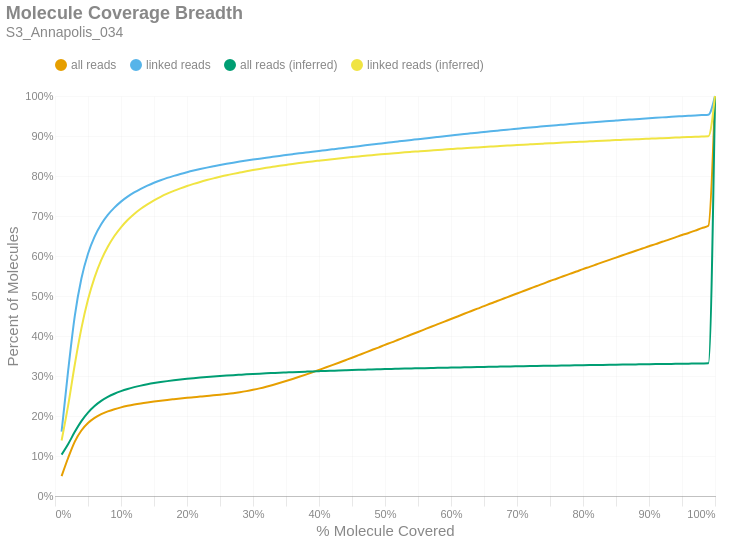

This figure's notebook cell:
### Markdown cell above
### Molecule Read Coverage
This chart shows molecule coverage breadth as computed by the number of bases aligned to that molecule. In other words, "*how much of each unique long molecule is actually sequenced/aligned?*" Keep in mind there is a distinction between sequences and alignments, since some sequences belonging to a particular molecule may not align well and wouldn't appear in the alignment data. This chart also shows molecule coverage breadth as computed by the *inferred fragment* from which the aligned sequences originate. Unlike read coverage, this calculation takes into account the total insert size, including unsequenced gaps between the forward and reverse reads. Like the previous figures, these are cumulative percents.

### Code cell
if SKIPLR:
    print_html(f"Skipped")
else:
    binned_df = consolidated_hist(valids['coverage_bp'], mask, 0.01, True)
    binned_df_inf = consolidated_hist(valids['coverage_inserts'], mask, 0.01, True)
    binned_df = binned_df.with_columns(pl.lit(binned_df_inf['all reads (cumsum)']).alias('all reads (inferred)'))
    binned_df = binned_df.with_columns(pl.lit(binned_df_inf['linked reads (cumsum)']).alias('linked reads (inferred)'))
    binned_df = binned_df.with_columns(
        (pl.col('bin').cast(pl.Float64) + 0.01).alias('right_edge')
    )

    with SafeRender(binned_df):
        (
            density_plot(binned_df, 'Molecule Coverage Breadth', samplename, 'molcov', ['all reads (inferred)','linked reads (inferred)'])
            .encode(
                #x=alt.X('bin:Q', title="% Molecule Covered").axis(format = '%').scale(padding=0),
                x=alt.X('right_edge:Q', title="% Molecule Covered").axis(format='%').scale(padding=0),
                y=alt.Y('value:Q', title='Percent of Molecules')
                    .axis(format='%')
                    .stack(False)
                    .scale(domainMin=0, padding=0),
                color=alt.Color("key:N").scale(domain = ["all reads", "linked reads", "all reads (inferred)", "linked reads (inferred)"]),
                tooltip = [
                    alt.Tooltip("key:N", title = "Data Type"),
                    alt.Tooltip("range_label:N", title="% Molecule Covered"),
                    alt.Tooltip("value:Q", format = ".2%", title="% Molecules")
                ]
            )
        ).display()

### Figure 1 — Vega-Lite specification as saved in the notebook (floating-point values rounded to 4 significant figures)
{"width": "container", "height": 400, "config": {"title": {"anchor": "start", "dy": -15, "fontSize": 18, "color": "#888888", "subtitleColor": "#888888", "subtitleFontSize": 14}, "arc": {"fill": "#0072B2"}, "axis": {"domainColor": "#888888", "domainWidth": 0.5, "gridWidth": 0.2, "grid": false, "titleFontWeight": 400, "titleFontSize": 15, "labelFontSize": 11, "labelColor": "#888888", "tickColor": "#888888", "tickWidth": 0.2, "titleColor": "#888888"}, "axisBand": {"grid": false}, "axisX": {"grid": true, "tickSize": 10, "domainCap": "round"}, "axisY": {"domain": false, "grid": true, "tickSize": 0, "domainCap": "round"}, "background": "transparent", "header": {"labelFontSize": 15, "labelColor": "#888888", "titleFontSize": 15, "titleFontWeight": 600, "titleColor": "#888888"}, "legend": {"labelFont": "sans-serif", "labelFontSize": 12, "labelColor": "#888888", "symbolSize": 100, "symbolType": "circle", "titleFontSize": 12, "titlePadding": 10, "titleColor": "#888888", "title": null, "orient": "top"}, "range": {"category": ["#E69F00", "#56B4E9", "#009E73", "#F0E442", "#0072B2", "#D55E00", "#CC79A7", "#000000"], "diverging": ["#cfe8f3", "#a2d4ec", "#73bfe2", "#46abdb", "#1696d2", "#12719e"]}, "area": {"fill": "#0072B2", "fillOpacity": 0.7, "line": true, "strokeOpacity": 0.7}, "line": {"color": "#0072B2", "stroke": "#0072B2", "strokeWidth": 2}, "trail": {"color": "#0072B2", "stroke": "#0072B2", "strokeWidth": 0, "size": 1}, "point": {"filled": true, "fillOpacity": 1.0, "size": 95}, "text": {"color": "#888888", "fontSize": 11, "align": "right", "fontWeight": 400, "size": 11}, "bar": {"fill": "#0072B2", "stroke": null}, "view": {"stroke": null, "continuousWidth": 660, "continuousHeight": 400}}, "data": {"name": "data-309068487743921d4b75e8f0b23bc101"}, "mark": {"type": "line", "interpolate": "monotone", "point": {"opacity": 0, "size": 275}}, "encoding": {"color": {"field": "key", "scale": {"domain": ["all reads", "linked reads", "all reads (inferred)", "linked reads (inferred)"]}, "type": "nominal"}, "tooltip": [{"field": "key", "title": "Data Type", "type": "nominal"}, {"field": "range_label", "title": "% Molecule Covered", "type": "nominal"}, {"field": "value", "format": ".2%", "title": "% Molecules", "type": "quantitative"}], "x": {"axis": {"format": "%"}, "field": "right_edge", "scale": {"padding": 0}, "title": "% Molecule Covered", "type": "quantitative"}, "y": {"axis": {"format": "%"}, "field": "value", "scale": {"domainMin": 0, "padding": 0}, "stack": false, "title": "Percent of Molecules", "type": "quantitative"}}, "params": [{"name": "param_c36ac31b6afebe62", "select": {"type": "point", "fields": ["key"]}, "bind": "legend"}], "title": {"text": "Molecule Coverage Breadth", "subtitle": "S3_Annapolis_034"}, "transform": [{"fold": ["all reads (cumsum)", "linked reads (cumsum)", "all reads (inferred)", "linked reads (inferred)"]}, {"calculate": "replace(datum.key, ' (cumsum)', '')", "as": "key"}, {"filter": {"param": "param_c36ac31b6afebe62"}}], "usermeta": {"embedOptions": {"downloadFileName": "S3_Annapolis_034.molcov"}}, "$schema": "https://vega.github.io/schema/vega-lite/v6.1.0.json", "datasets": {"data-309068487743921d4b75e8f0b23bc101": [{"bin": "0.0", "interval": "0.0-0.01", "all reads": 0.04961, "linked reads": 0.1609, "all reads (cumsum)": 0.04961, "linked reads (cumsum)": 0.1609, "range_label": "0.0-0.01", "all reads (inferred)": 0.1035, "linked reads (inferred)": 0.1388, "right_edge": 0.01}, {"bin": "0.01", "interval": "0.01-0.02", "all reads": 0.046, "linked reads": 0.1537, "all reads (cumsum)": 0.09561, "linked reads (cumsum)": 0.3147, "range_label": "0.01-0.02", "all reads (inferred)": 0.1301, "linked reads (inferred)": 0.2272, "right_edge": 0.02}, {"bin": "0.02", "interval": "0.02-0.03", "all reads": 0.04047, "linked reads": 0.1359, "all reads (cumsum)": 0.1361, "linked reads (cumsum)": 0.4506, "range_label": "0.02-0.03", "all reads (inferred)": 0.1604, "linked reads (inferred)": 0.3288, "right_edge": 0.03}, {"bin": "0.03", "interval": "0.03-0.04", "all reads": 0.02772, "linked reads": 0.09304, "all reads (cumsum)": 0.1638, "linked reads (cumsum)": 0.5436, "range_label": "0.03-0.04", "all reads (inferred)": 0.1871, "linked reads (inferred)": 0.419, "right_edge": 0.04}, {"bin": "0.04", "interval": "0.04-0.05", "all reads": 0.01854, "linked reads": 0.06207, "all reads (cumsum)": 0.1823, "linked reads (cumsum)": 0.6057, "range_label": "0.04-0.05", "all reads (inferred)": 0.2085, "linked reads (inferred)": 0.4911, "right_edge": 0.05}, {"bin": "0.05", "interval": "0.05-0.06", "all reads": 0.01284, "linked reads": 0.04285, "all reads (cumsum)": 0.1952, "linked reads (cumsum)": 0.6485, "range_label": "0.05-0.06", "all reads (inferred)": 0.225, "linked reads (inferred)": 0.5466, "right_edge": 0.06}, {"bin": "0.06", "interval": "0.06-0.07", "all reads": 0.009254, "linked reads": 0.03078, "all reads (cumsum)": 0.2044, "linked reads (cumsum)": 0.6793, "range_label": "0.06-0.07", "all reads (inferred)": 0.2378, "linked reads (inferred)": 0.5897, "right_edge": 0.07}, {"bin": "0.07", "interval": "0.07-0.08", "all reads": 0.007003, "linked reads": 0.02324, "all reads (cumsum)": 0.2114, "linked reads (cumsum)": 0.7026, "range_label": "0.07-0.08", "all reads (inferred)": 0.2477, "linked reads (inferred)": 0.623, "right_edge": 0.08}, {"bin": "0.08", "interval": "0.08-0.09", "all reads": 0.005528, "linked reads": 0.01829, "all reads (cumsum)": 0.217, "linked reads (cumsum)": 0.7208, "range_label": "0.08-0.09", "all reads (inferred)": 0.2557, "linked reads (inferred)": 0.65, "right_edge": 0.09}, {"bin": "0.09", "interval": "0.09-0.1", "all reads": 0.004589, "linked reads": 0.01506, "all reads (cumsum)": 0.2216, "linked reads (cumsum)": 0.7359, "range_label": "0.09-0.1", "all reads (inferred)": 0.2622, "linked reads (inferred)": 0.6718, "right_edge": 0.1}, {"bin": "0.1", "interval": "0.1-0.11", "all reads": 0.003808, "linked reads": 0.01245, "all reads (cumsum)": 0.2254, "linked reads (cumsum)": 0.7483, "range_label": "0.1-0.11", "all reads (inferred)": 0.2676, "linked reads (inferred)": 0.69, "right_edge": 0.11}, {"bin": "0.11", "interval": "0.11-0.12", "all reads": 0.003239, "linked reads": 0.01056, "all reads (cumsum)": 0.2286, "linked reads (cumsum)": 0.7589, "range_label": "0.11-0.12", "all reads (inferred)": 0.2721, "linked reads (inferred)": 0.7052, "right_edge": 0.12}, {"bin": "0.12", "interval": "0.12-0.13", "all reads": 0.002787, "linked reads": 0.009011, "all reads (cumsum)": 0.2314, "linked reads (cumsum)": 0.7679, "range_label": "0.12-0.13", "all reads (inferred)": 0.276, "linked reads (inferred)": 0.7182, "right_edge": 0.13}, {"bin": "0.13", "interval": "0.13-0.14", "all reads": 0.00247, "linked reads": 0.007937, "all reads (cumsum)": 0.2339, "linked reads (cumsum)": 0.7759, "range_label": "0.13-0.14", "all reads (inferred)": 0.2793, "linked reads (inferred)": 0.7292, "right_edge": 0.14}, {"bin": "0.14", "interval": "0.14-0.15", "all reads": 0.002286, "linked reads": 0.007187, "all reads (cumsum)": 0.2362, "linked reads (cumsum)": 0.783, "range_label": "0.14-0.15", "all reads (inferred)": 0.2822, "linked reads (inferred)": 0.7392, "right_edge": 0.15}, {"bin": "0.15", "interval": "0.15-0.16", "all reads": 0.002074, "linked reads": 0.006416, "all reads (cumsum)": 0.2382, "linked reads (cumsum)": 0.7895, "range_label": "0.15-0.16", "all reads (inferred)": 0.2849, "linked reads (inferred)": 0.748, "right_edge": 0.16}, {"bin": "0.16", "interval": "0.16-0.17", "all reads": 0.001929, "linked reads": 0.005748, "all reads (cumsum)": 0.2402, "linked reads (cumsum)": 0.7952, "range_label": "0.16-0.17", "all reads (inferred)": 0.2872, "linked reads (inferred)": 0.7557, "right_edge": 0.17}, {"bin": "0.17", "interval": "0.17-0.18", "all reads": 0.00179, "linked reads": 0.005162, "all reads (cumsum)": 0.2419, "linked reads (cumsum)": 0.8004, "range_label": "0.17-0.18", "all reads (inferred)": 0.2893, "linked reads (inferred)": 0.7627, "right_edge": 0.18}, {"bin": "0.18", "interval": "0.18-0.19", "all reads": 0.001745, "linked reads": 0.004804, "all reads (cumsum)": 0.2437, "linked reads (cumsum)": 0.8052, "range_label": "0.18-0.19", "all reads (inferred)": 0.2912, "linked reads (inferred)": 0.7691, "right_edge": 0.19}, {"bin": "0.19", "interval": "0.19-0.2", "all reads": 0.001671, "linked reads": 0.004366, "all reads (cumsum)": 0.2454, "linked reads (cumsum)": 0.8095, "range_label": "0.19-0.2", "all reads (inferred)": 0.293, "linked reads (inferred)": 0.775, "right_edge": 0.2}, {"bin": "0.2", "interval": "0.2-0.21", "all reads": 0.001606, "linked reads": 0.004042, "all reads (cumsum)": 0.247, "linked reads (cumsum)": 0.8136, "range_label": "0.2-0.21", "all reads (inferred)": 0.2946, "linked reads (inferred)": 0.7803, "right_edge": 0.21}, {"bin": "0.21", "interval": "0.21-0.22", "all reads": 0.001609, "linked reads": 0.003751, "all reads (cumsum)": 0.2486, "linked reads (cumsum)": 0.8173, "range_label": "0.21-0.22", "all reads (inferred)": 0.296, "linked reads (inferred)": 0.7852, "right_edge": 0.22}, {"bin": "0.22", "interval": "0.22-0.23", "all reads": 0.001606, "linked reads": 0.00358, "all reads (cumsum)": 0.2502, "linked reads (cumsum)": 0.8209, "range_label": "0.22-0.23", "all reads (inferred)": 0.2974, "linked reads (inferred)": 0.7898, "right_edge": 0.23}, {"bin": "0.23", "interval": "0.23-0.24", "all reads": 0.00159, "linked reads": 0.003295, "all reads (cumsum)": 0.2518, "linked reads (cumsum)": 0.8242, "range_label": "0.23-0.24", "all reads (inferred)": 0.2987, "linked reads (inferred)": 0.7941, "right_edge": 0.24}, {"bin": "0.24", "interval": "0.24-0.25", "all reads": 0.001641, "linked reads": 0.003198, "all reads (cumsum)": 0.2534, "linked reads (cumsum)": 0.8274, "range_label": "0.24-0.25", "all reads (inferred)": 0.2999, "linked reads (inferred)": 0.7981, "right_edge": 0.25}, {"bin": "0.25", "interval": "0.25-0.26", "all reads": 0.001676, "linked reads": 0.002986, "all reads (cumsum)": 0.2551, "linked reads (cumsum)": 0.8304, "range_label": "0.25-0.26", "all reads (inferred)": 0.3011, "linked reads (inferred)": 0.8019, "right_edge": 0.26}, {"bin": "0.26", "interval": "0.26-0.27", "all reads": 0.001926, "linked reads": 0.002847, "all reads (cumsum)": 0.257, "linked reads (cumsum)": 0.8332, "range_label": "0.26-0.27", "all reads (inferred)": 0.3021, "linked reads (inferred)": 0.8053, "right_edge": 0.27}, {"bin": "0.27", "interval": "0.27-0.28", "all reads": 0.002361, "linked reads": 0.00274, "all reads (cumsum)": 0.2594, "linked reads (cumsum)": 0.836, "range_label": "0.27-0.28", "all reads (inferred)": 0.3031, "linked reads (inferred)": 0.8086, "right_edge": 0.28}, {"bin": "0.28", "interval": "0.28-0.29", "all reads": 0.002795, "linked reads": 0.002547, "all reads (cumsum)": 0.2622, "linked reads (cumsum)": 0.8385, "range_label": "0.28-0.29", "all reads (inferred)": 0.3041, "linked reads (inferred)": 0.8119, "right_edge": 0.29}, {"bin": "0.29", "interval": "0.29-0.3", "all reads": 0.003245, "linked reads": 0.002441, "all reads (cumsum)": 0.2654, "linked reads (cumsum)": 0.841, "range_label": "0.29-0.3", "all reads (inferred)": 0.305, "linked reads (inferred)": 0.8148, "right_edge": 0.3}, {"bin": "0.3", "interval": "0.3-0.31", "all reads": 0.003672, "linked reads": 0.002381, "all reads (cumsum)": 0.2691, "linked reads (cumsum)": 0.8434, "range_label": "0.3-0.31", "all reads (inferred)": 0.3058, "linked reads (inferred)": 0.8177, "right_edge": 0.31}, {"bin": "0.31", "interval": "0.31-0.32", "all reads": 0.004125, "linked reads": 0.002325, "all reads (cumsum)": 0.2732, "linked reads (cumsum)": 0.8457, "range_label": "0.31-0.32", "all reads (inferred)": 0.3066, "linked reads (inferred)": 0.8204, "right_edge": 0.32}, {"bin": "0.32", "interval": "0.32-0.33", "all reads": 0.004502, "linked reads": 0.002287, "all reads (cumsum)": 0.2777, "linked reads (cumsum)": 0.848, "range_label": "0.32-0.33", "all reads (inferred)": 0.3074, "linked reads (inferred)": 0.8229, "right_edge": 0.33}, {"bin": "0.33", "interval": "0.33-0.34", "all reads": 0.004729, "linked reads": 0.002298, "all reads (cumsum)": 0.2824, "linked reads (cumsum)": 0.8503, "range_label": "0.33-0.34", "all reads (inferred)": 0.3082, "linked reads (inferred)": 0.8255, "right_edge": 0.34}, {"bin": "0.34", "interval": "0.34-0.35", "all reads": 0.00494, "linked reads": 0.002123, "all reads (cumsum)": 0.2874, "linked reads (cumsum)": 0.8524, "range_label": "0.34-0.35", "all reads (inferred)": 0.3089, "linked reads (inferred)": 0.8278, "right_edge": 0.35}, {"bin": "0.35", "interval": "0.35-0.36", "all reads": 0.005234, "linked reads": 0.00212, "all reads (cumsum)": 0.2926, "linked reads (cumsum)": 0.8545, "range_label": "0.35-0.36", "all reads (inferred)": 0.3096, "linked reads (inferred)": 0.8301, "right_edge": 0.36}, {"bin": "0.36", "interval": "0.36-0.37", "all reads": 0.005405, "linked reads": 0.002096, "all reads (cumsum)": 0.298, "linked reads (cumsum)": 0.8566, "range_label": "0.36-0.37", "all reads (inferred)": 0.3103, "linked reads (inferred)": 0.8323, "right_edge": 0.37}, {"bin": "0.37", "interval": "0.37-0.38", "all reads": 0.005532, "linked reads": 0.002034, "all reads (cumsum)": 0.3036, "linked reads (cumsum)": 0.8586, "range_label": "0.37-0.38", "all reads (inferred)": 0.3109, "linked reads (inferred)": 0.8344, "right_edge": 0.38}, {"bin": "0.38", "interval": "0.38-0.39", "all reads": 0.005723, "linked reads": 0.002078, "all reads (cumsum)": 0.3093, "linked reads (cumsum)": 0.8607, "range_label": "0.38-0.39", "all reads (inferred)": 0.3115, "linked reads (inferred)": 0.8365, "right_edge": 0.39}, {"bin": "0.39", "interval": "0.39-0.4", "all reads": 0.005949, "linked reads": 0.001994, "all reads (cumsum)": 0.3152, "linked reads (cumsum)": 0.8627, "range_label": "0.39-0.4", "all reads (inferred)": 0.3121, "linked reads (inferred)": 0.8384, "right_edge": 0.4}, {"bin": "0.4", "interval": "0.4-0.41", "all reads": 0.005863, "linked reads": 0.001912, "all reads (cumsum)": 0.3211, "linked reads (cumsum)": 0.8646, "range_label": "0.4-0.41", "all reads (inferred)": 0.3127, "linked reads (inferred)": 0.8403, "right_edge": 0.41}, {"bin": "0.41", "interval": "0.41-0.42", "all reads": 0.006037, "linked reads": 0.001991, "all reads (cumsum)": 0.3271, "linked reads (cumsum)": 0.8666, "range_label": "0.41-0.42", "all reads (inferred)": 0.3133, "linked reads (inferred)": 0.8421, "right_edge": 0.42}, {"bin": "0.42", "interval": "0.42-0.43", "all reads": 0.006149, "linked reads": 0.002006, "all reads (cumsum)": 0.3333, "linked reads (cumsum)": 0.8686, "range_label": "0.42-0.43", "all reads (inferred)": 0.3138, "linked reads (inferred)": 0.8439, "right_edge": 0.43}, {"bin": "0.43", "interval": "0.43-0.44", "all reads": 0.006237, "linked reads": 0.002102, "all reads (cumsum)": 0.3395, "linked reads (cumsum)": 0.8707, "range_label": "0.43-0.44", "all reads (inferred)": 0.3143, "linked reads (inferred)": 0.8456, "right_edge": 0.44}, {"bin": "0.44", "interval": "0.44-0.45", "all reads": 0.006243, "linked reads": 0.001941, "all reads (cumsum)": 0.3458, "linked reads (cumsum)": 0.8727, "range_label": "0.44-0.45", "all reads (inferred)": 0.3148, "linked reads (inferred)": 0.8473, "right_edge": 0.45}, {"bin": "0.45", "interval": "0.45-0.46", "all reads": 0.006357, "linked reads": 0.001949, "all reads (cumsum)": 0.3521, "linked reads (cumsum)": 0.8746, "range_label": "0.45-0.46", "all reads (inferred)": 0.3153, "linked reads (inferred)": 0.8489, "right_edge": 0.46}, {"bin": "0.46", "interval": "0.46-0.47", "all reads": 0.006363, "linked reads": 0.002096, "all reads (cumsum)": 0.3585, "linked reads (cumsum)": 0.8767, "range_label": "0.46-0.47", "all reads (inferred)": 0.3158, "linked reads (inferred)": 0.8505, "right_edge": 0.47}, {"bin": "0.47", "interval": "0.47-0.48", "all reads": 0.00641, "linked reads": 0.001947, "all reads (cumsum)": 0.3649, "linked reads (cumsum)": 0.8787, "range_label": "0.47-0.48", "all reads (inferred)": 0.3163, "linked reads (inferred)": 0.8521, "right_edge": 0.48}, {"bin": "0.48", "interval": "0.48-0.49", "all reads": 0.006177, "linked reads": 0.001941, "all reads (cumsum)": 0.3711, "linked reads (cumsum)": 0.8806, "range_label": "0.48-0.49", "all reads (inferred)": 0.3168, "linked reads (inferred)": 0.8535, "right_edge": 0.49}, {"bin": "0.49", "interval": "0.49-0.5", "all reads": 0.006916, "linked reads": 0.002043, "all reads (cumsum)": 0.378, "linked reads (cumsum)": 0.8826, "range_label": "0.49-0.5", "all reads (inferred)": 0.3172, "linked reads (inferred)": 0.855, "right_edge": 0.5}, {"bin": "0.5", "interval": "0.5-0.51", "all reads": 0.005942, "linked reads": 0.001872, "all reads (cumsum)": 0.3839, "linked reads (cumsum)": 0.8845, "range_label": "0.5-0.51", "all reads (inferred)": 0.3176, "linked reads (inferred)": 0.8564, "right_edge": 0.51}, {"bin": "0.51", "interval": "0.51-0.52", "all reads": 0.0067, "linked reads": 0.001947, "all reads (cumsum)": 0.3906, "linked reads (cumsum)": 0.8865, "range_label": "0.51-0.52", "all reads (inferred)": 0.3181, "linked reads (inferred)": 0.8578, "right_edge": 0.52}, {"bin": "0.52", "interval": "0.52-0.53", "all reads": 0.00645, "linked reads": 0.001919, "all reads (cumsum)": 0.3971, "linked reads (cumsum)": 0.8884, "range_label": "0.52-0.53", "all reads (inferred)": 0.3185, "linked reads (inferred)": 0.8591, "right_edge": 0.53}, {"bin": "0.53", "interval": "0.53-0.54", "all reads": 0.006583, "linked reads": 0.001855, "all reads (cumsum)": 0.4037, "linked reads (cumsum)": 0.8902, "range_label": "0.53-0.54", "all reads (inferred)": 0.3189, "linked reads (inferred)": 0.8603, "right_edge": 0.54}, {"bin": "0.54", "interval": "0.54-0.55", "all reads": 0.006345, "linked reads": 0.001823, "all reads (cumsum)": 0.41, "linked reads (cumsum)": 0.8921, "range_label": "0.54-0.55", "all reads (inferred)": 0.3192, "linked reads (inferred)": 0.8615, "right_edge": 0.55}, {"bin": "0.55", "interval": "0.55-0.56", "all reads": 0.006578, "linked reads": 0.001898, "all reads (cumsum)": 0.4166, "linked reads (cumsum)": 0.8939, "range_label": "0.55-0.56", "all reads (inferred)": 0.3196, "linked reads (inferred)": 0.8628, "right_edge": 0.56}, {"bin": "0.56", "interval": "0.56-0.57", "all reads": 0.006557, "linked reads": 0.001907, "all reads (cumsum)": 0.4231, "linked reads (cumsum)": 0.8959, "range_label": "0.56-0.57", "all reads (inferred)": 0.32, "linked reads (inferred)": 0.864, "right_edge": 0.57}, {"bin": "0.57", "interval": "0.57-0.58", "all reads": 0.006442, "linked reads": 0.001825, "all reads (cumsum)": 0.4296, "linked reads (cumsum)": 0.8977, "range_label": "0.57-0.58", "all reads (inferred)": 0.3204, "linked reads (inferred)": 0.8652, "right_edge": 0.58}, {"bin": "0.58", "interval": "0.58-0.59", "all reads": 0.006451, "linked reads": 0.001799, "all reads (cumsum)": 0.436, "linked reads (cumsum)": 0.8995, "range_label": "0.58-0.59", "all reads (inferred)": 0.3207, "linked reads (inferred)": 0.8663, "right_edge": 0.59}, {"bin": "0.59", "interval": "0.59-0.6", "all reads": 0.006574, "linked reads": 0.0018, "all reads (cumsum)": 0.4426, "linked reads (cumsum)": 0.9013, "range_label": "0.59-0.6", "all reads (inferred)": 0.3211, "linked reads (inferred)": 0.8674, "right_edge": 0.6}, {"bin": "0.6", "interval": "0.6-0.61", "all reads": 0.006278, "linked reads": 0.001759, "all reads (cumsum)": 0.4489, "linked reads (cumsum)": 0.903, "range_label": "0.6-0.61", "all reads (inferred)": 0.3214, "linked reads (inferred)": 0.8685, "right_edge": 0.61}, {"bin": "0.61", "interval": "0.61-0.62", "all reads": 0.006614, "linked reads": 0.001772, "all reads (cumsum)": 0.4555, "linked reads (cumsum)": 0.9048, "range_label": "0.61-0.62", "all reads (inferred)": 0.3217, "linked reads (inferred)": 0.8695, "right_edge": 0.62}, {"bin": "0.62", "interval": "0.62-0.63", "all reads": 0.006414, "linked reads": 0.001797, "all reads (cumsum)": 0.4619, "linked reads (cumsum)": 0.9066, "range_label": "0.62-0.63", "all reads (inferred)": 0.3221, "linked reads (inferred)": 0.8706, "right_edge": 0.63}, {"bin": "0.63", "interval": "0.63-0.64", "all reads": 0.00643, "linked reads": 0.001769, "all reads (cumsum)": 0.4683, "linked reads (cumsum)": 0.9084, "range_label": "0.63-0.64", "all reads (inferred)": 0.3224, "linked reads (inferred)": 0.8716, "right_edge": 0.64}, {"bin": "0.64", "interval": "0.64-0.65", "all reads": 0.006292, "linked reads": 0.001693, "all reads (cumsum)": 0.4746, "linked reads (cumsum)": 0.9101, "range_label": "0.64-0.65", "all reads (inferred)": 0.3227, "linked reads (inferred)": 0.8725, "right_edge": 0.65}, {"bin": "0.65", "interval": "0.65-0.66", "all reads": 0.006634, "linked reads": 0.001726, "all reads (cumsum)": 0.4813, "linked reads (cumsum)": 0.9118, "range_label": "0.65-0.66", "all reads (inferred)": 0.323, "linked reads (inferred)": 0.8735, "right_edge": 0.66}, {"bin": "0.66", "interval": "0.66-0.67", "all reads": 0.006225, "linked reads": 0.001612, "all reads (cumsum)": 0.4875, "linked reads (cumsum)": 0.9134, "range_label": "0.66-0.67", "all reads (inferred)": 0.3233, "linked reads (inferred)": 0.8745, "right_edge": 0.67}, {"bin": "0.67", "interval": "0.67-0.68", "all reads": 0.006311, "linked reads": 0.001565, "all reads (cumsum)": 0.4938, "linked reads (cumsum)": 0.915, "range_label": "0.67-0.68", "all reads (inferred)": 0.3236, "linked reads (inferred)": 0.8755, "right_edge": 0.68}, {"bin": "0.68", "interval": "0.68-0.69", "all reads": 0.006189, "linked reads": 0.001597, "all reads (cumsum)": 0.5, "linked reads (cumsum)": 0.9166, "range_label": "0.68-0.69", "all reads (inferred)": 0.3239, "linked reads (inferred)": 0.8764, "right_edge": 0.69}, {"bin": "0.69", "interval": "0.69-0.7", "all reads": 0.006387, "linked reads": 0.001553, "all reads (cumsum)": 0.5064, "linked reads (cumsum)": 0.9181, "range_label": "0.69-0.7", "all reads (inferred)": 0.3242, "linked reads (inferred)": 0.8773, "right_edge": 0.7}, {"bin": "0.7", "interval": "0.7-0.71", "all reads": 0.006149, "linked reads": 0.001579, "all reads (cumsum)": 0.5125, "linked reads (cumsum)": 0.9197, "range_label": "0.7-0.71", "all reads (inferred)": 0.3245, "linked reads (inferred)": 0.8783, "right_edge": 0.71}, {"bin": "0.71", "interval": "0.71-0.72", "all reads": 0.006154, "linked reads": 0.001489, "all reads (cumsum)": 0.5187, "linked reads (cumsum)": 0.9212, "range_label": "0.71-0.72", "all reads (inferred)": 0.3248, "linked reads (inferred)": 0.8792, "right_edge": 0.72}, {"bin": "0.72", "interval": "0.72-0.73", "all reads": 0.006265, "linked reads": 0.00145, "all reads (cumsum)": 0.5249, "linked reads (cumsum)": 0.9226, "range_label": "0.72-0.73", "all reads (inferred)": 0.3251, "linked reads (inferred)": 0.8801, "right_edge": 0.73}, {"bin": "0.73", "interval": "0.73-0.74", "all reads": 0.006034, "linked reads": 0.00151, "all reads (cumsum)": 0.531, "linked reads (cumsum)": 0.9241, "range_label": "0.73-0.74", "all reads (inferred)": 0.3254, "linked reads (inferred)": 0.8809, "right_edge": 0.74}, {"bin": "0.74", "interval": "0.74-0.75", "all reads": 0.00642, "linked reads": 0.001476, "all reads (cumsum)": 0.5374, "linked reads (cumsum)": 0.9256, "range_label": "0.74-0.75", "all reads (inferred)": 0.3257, "linked reads (inferred)": 0.8818, "right_edge": 0.75}, {"bin": "0.75", "interval": "0.75-0.76", "all reads": 0.005844, "linked reads": 0.00143, "all reads (cumsum)": 0.5432, "linked reads (cumsum)": 0.9271, "range_label": "0.75-0.76", "all reads (inferred)": 0.3259, "linked reads (inferred)": 0.8826, "right_edge": 0.76}, {"bin": "0.76", "interval": "0.76-0.77", "all reads": 0.006035, "linked reads": 0.001364, "all reads (cumsum)": 0.5493, "linked reads (cumsum)": 0.9284, "range_label": "0.76-0.77", "all reads (inferred)": 0.3262, "linked reads (inferred)": 0.8835, "right_edge": 0.77}, {"bin": "0.77", "interval": "0.77-0.78", "all reads": 0.005913, "linked reads": 0.001375, "all reads (cumsum)": 0.5552, "linked reads (cumsum)": 0.9298, "range_label": "0.77-0.78", "all reads (inferred)": 0.3265, "linked reads (inferred)": 0.8843, "right_edge": 0.78}, {"bin": "0.78", "interval": "0.78-0.79", "all reads": 0.005941, "linked reads": 0.001339, "all reads (cumsum)": 0.5611, "linked reads (cumsum)": 0.9311, "range_label": "0.78-0.79", "all reads (inferred)": 0.3268, "linked reads (inferred)": 0.8851, "right_edge": 0.79}, {"bin": "0.79", "interval": "0.79-0.8", "all reads": 0.006181, "linked reads": 0.001281, "all reads (cumsum)": 0.5673, "linked reads (cumsum)": 0.9324, "range_label": "0.79-0.8", "all reads (inferred)": 0.327, "linked reads (inferred)": 0.8859, "right_edge": 0.8}, {"bin": "0.8", "interval": "0.8-0.81", "all reads": 0.005607, "linked reads": 0.001209, "all reads (cumsum)": 0.5729, "linked reads (cumsum)": 0.9336, "range_label": "0.8-0.81", "all reads (inferred)": 0.3273, "linked reads (inferred)": 0.8867, "right_edge": 0.81}, {"bin": "0.81", "interval": "0.81-0.82", "all reads": 0.005837, "linked reads": 0.001302, "all reads (cumsum)": 0.5788, "linked reads (cumsum)": 0.9349, "range_label": "0.81-0.82", "all reads (inferred)": 0.3275, "linked reads (inferred)": 0.8875, "right_edge": 0.82}, {"bin": "0.82", "interval": "0.82-0.83", "all reads": 0.005825, "linked reads": 0.001248, "all reads (cumsum)": 0.5846, "linked reads (cumsum)": 0.9362, "range_label": "0.82-0.83", "all reads (inferred)": 0.3278, "linked reads (inferred)": 0.8882, "right_edge": 0.83}, {"bin": "0.83", "interval": "0.83-0.84", "all reads": 0.005761, "linked reads": 0.001276, "all reads (cumsum)": 0.5903, "linked reads (cumsum)": 0.9374, "range_label": "0.83-0.84", "all reads (inferred)": 0.328, "linked reads (inferred)": 0.889, "right_edge": 0.84}, {"bin": "0.84", "interval": "0.84-0.85", "all reads": 0.005647, "linked reads": 0.001198, "all reads (cumsum)": 0.596, "linked reads (cumsum)": 0.9386, "range_label": "0.84-0.85", "all reads (inferred)": 0.3283, "linked reads (inferred)": 0.8897, "right_edge": 0.85}, {"bin": "0.85", "interval": "0.85-0.86", "all reads": 0.005722, "linked reads": 0.001188, "all reads (cumsum)": 0.6017, "linked reads (cumsum)": 0.9398, "range_label": "0.85-0.86", "all reads (inferred)": 0.3285, "linked reads (inferred)": 0.8904, "right_edge": 0.86}, {"bin": "0.86", "interval": "0.86-0.87", "all reads": 0.005617, "linked reads": 0.001133, "all reads (cumsum)": 0.6073, "linked reads (cumsum)": 0.941, "range_label": "0.86-0.87", "all reads (inferred)": 0.3287, "linked reads (inferred)": 0.8911, "right_edge": 0.87}, {"bin": "0.87", "interval": "0.87-0.88", "all reads": 0.005714, "linked reads": 0.001156, "all reads (cumsum)": 0.613, "linked reads (cumsum)": 0.9421, "range_label": "0.87-0.88", "all reads (inferred)": 0.329, "linked reads (inferred)": 0.8918, "right_edge": 0.88}, {"bin": "0.88", "interval": "0.88-0.89", "all reads": 0.005573, "linked reads": 0.001121, "all reads (cumsum)": 0.6186, "linked reads (cumsum)": 0.9432, "range_label": "0.88-0.89", "all reads (inferred)": 0.3292, "linked reads (inferred)": 0.8926, "right_edge": 0.89}, {"bin": "0.89", "interval": "0.89-0.9", "all reads": 0.0057, "linked reads": 0.001138, "all reads (cumsum)": 0.6243, "linked reads (cumsum)": 0.9444, "range_label": "0.89-0.9", "all reads (inferred)": 0.3295, "linked reads (inferred)": 0.8932, "right_edge": 0.9}, {"bin": "0.9", "interval": "0.9-0.91", "all reads": 0.00532, "linked reads": 0.00111, "all reads (cumsum)": 0.6296, "linked reads (cumsum)": 0.9455, "range_label": "0.9-0.91", "all reads (inferred)": 0.3297, "linked reads (inferred)": 0.8939, "right_edge": 0.91}, {"bin": "0.91", "interval": "0.91-0.92", "all reads": 0.006021, "linked reads": 0.001068, "all reads (cumsum)": 0.6357, "linked reads (cumsum)": 0.9466, "range_label": "0.91-0.92", "all reads (inferred)": 0.3299, "linked reads (inferred)": 0.8946, "right_edge": 0.92}, {"bin": "0.92", "interval": "0.92-0.93", "all reads": 0.005211, "linked reads": 0.001016, "all reads (cumsum)": 0.6409, "linked reads (cumsum)": 0.9476, "range_label": "0.92-0.93", "all reads (inferred)": 0.3302, "linked reads (inferred)": 0.8953, "right_edge": 0.93}, {"bin": "0.93", "interval": "0.93-0.94", "all reads": 0.00569, "linked reads": 0.001034, "all reads (cumsum)": 0.6466, "linked reads (cumsum)": 0.9486, "range_label": "0.93-0.94", "all reads (inferred)": 0.3304, "linked reads (inferred)": 0.896, "right_edge": 0.94}, {"bin": "0.94", "interval": "0.94-0.95", "all reads": 0.006015, "linked reads": 0.0009591, "all reads (cumsum)": 0.6526, "linked reads (cumsum)": 0.9496, "range_label": "0.94-0.95", "all reads (inferred)": 0.3307, "linked reads (inferred)": 0.8967, "right_edge": 0.95}, {"bin": "0.95", "interval": "0.95-0.96", "all reads": 0.005027, "linked reads": 0.0009779, "all reads (cumsum)": 0.6576, "linked reads (cumsum)": 0.9505, "range_label": "0.95-0.96", "all reads (inferred)": 0.3309, "linked reads (inferred)": 0.8973, "right_edge": 0.96}, {"bin": "0.96", "interval": "0.96-0.97", "all reads": 0.005968, "linked reads": 0.0009711, "all reads (cumsum)": 0.6636, "linked reads (cumsum)": 0.9515, "range_label": "0.96-0.97", "all reads (inferred)": 0.3312, "linked reads (inferred)": 0.898, "right_edge": 0.97}, {"bin": "0.97", "interval": "0.97-0.98", "all reads": 0.006177, "linked reads": 0.0008606, "all reads (cumsum)": 0.6697, "linked reads (cumsum)": 0.9524, "range_label": "0.97-0.98", "all reads (inferred)": 0.3315, "linked reads (inferred)": 0.8988, "right_edge": 0.98}, {"bin": "0.98", "interval": "0.98-0.99", "all reads": 0.005798, "linked reads": 0.0009862, "all reads (cumsum)": 0.6755, "linked reads (cumsum)": 0.9534, "range_label": "0.98-0.99", "all reads (inferred)": 0.3318, "linked reads (inferred)": 0.8995, "right_edge": 0.99}, {"bin": "0.99", "interval": "0.99-1.0", "all reads": 0.3245, "linked reads": 0.04663, "all reads (cumsum)": 1.0, "linked reads (cumsum)": 1.0, "range_label": "0.99-1.0", "all reads (inferred)": 1.0, "linked reads (inferred)": 1.0, "right_edge": 1.0}]}}
